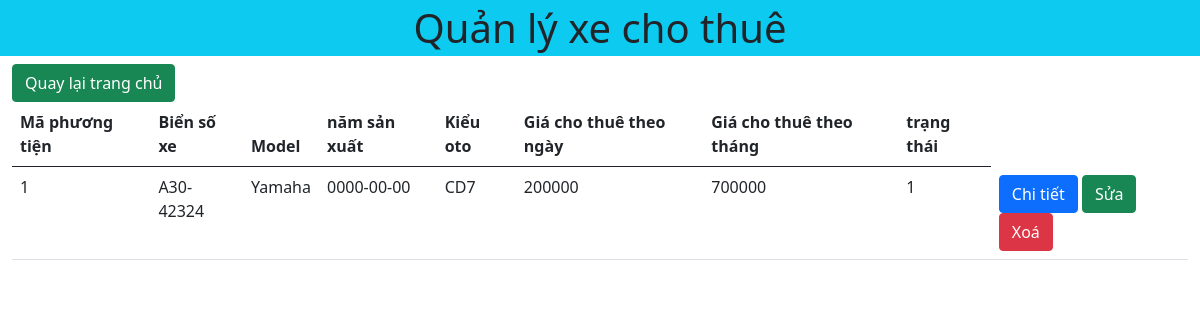
The app's page /info.php?id=1 with its own data.
### tables this page shows
CREATE TABLE `tb_rentcar` (
  `vehicle_id` int(10) NOT NULL,
  `license_no` varchar(20) NOT NULL,
  `model` varchar(20) NOT NULL,
  `year` date NOT NULL,
  `ctype` varchar(50) NOT NULL,
  `drate` int(10) NOT NULL,
  `wrate` int(10) NOT NULL,
  `status` tinyint(1) NOT NULL
);

### src/info.php (the view, shortened to what this page needs)
<?php include './header.php';
$id = $_GET['id'];
?>
<a href="index.php" class="btn btn-success">Quay lại trang chủ</a>
<table class="table table-responsive">
    <thead>
        <tr>
            <th scope="col">Mã phương tiện</th>
            <th scope="col">Biển số xe</th>
            <th scope="col">Model</th>
            <th scope="col">năm sản xuất</th>
            <th scope="col">Kiểu oto</th>
            <th scope="col">Giá cho thuê theo ngày</th>
            <th scope="col">Giá cho thuê theo tháng</th>
            <th scope="col">trạng thái</th>
        </tr>
    </thead>
    <tbody>
        <?php
        include './config.php';
        $sql = "SELECT * FROM tb_rentcar WHERE vehicle_id = '$id'";
        $result = mysqli_query($conn, $sql);
        if (mysqli_num_rows($result) > 0) {
            while ($row = mysqli_fetch_assoc($result)) {
                echo "<tr>";
                echo '<td>' . $row['vehicle_id'] . '</td>';
                echo '<td>' . $row['license_no'] . '</td>';
                echo '<td>' . $row['model'] . '</td>';
                echo '<td>' . $row['year'] . '</td>';
                echo '<td>' . $row['ctype'] . '</td>';
                echo '<td>' . $row['drate'] . '</td>';
                echo '<td>' . $row['wrate'] . '</td>';
                echo '<td>' . $row['status'] . '</td>';
                echo '<td>
                <a href="./info.php?id=' . $row['vehicle_id'] . '" class="btn btn-primary">Chi tiết</a>
                <a href="process/edit.php?id=' . $row['vehicle_id'] . '" class="btn btn-success">Sửa</a>
                <a href="process/delete.php?id=' . $row['vehicle_id'] . '" class="btn btn-danger">Xoá</a>
                </td>';
                echo '</tr>';
            }
        }
        ?>
    </tbody>
</table>
<?php include './footer.php' ?>

### records on screen
tb_rentcar: vehicle_id "1", license_no "A30-42324", model "Yamaha", year "0000-00-00", ctype "CD7", drate "200000", wrate "700000", status "1"
